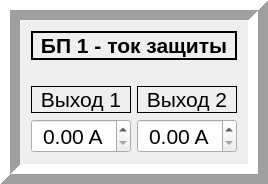
           <widget class="QFrame" name="frame">
            <property name="frameShape">
             <enum>QFrame::Box</enum>
            </property>
            <property name="frameShadow">
             <enum>QFrame::Raised</enum>
            </property>
            <property name="lineWidth">
             <number>10</number>
            </property>
            <layout class="QGridLayout" name="gridLayout_13">
             <item row="0" column="0">
              <layout class="QGridLayout" name="gridLayout_12">
               <item row="3" column="0">
                <widget class="QDoubleSpinBox" name="doubleSpinBox_power1_out1">
                 <property name="sizePolicy">
                  <sizepolicy hsizetype="Minimum" vsizetype="Preferred">
                   <horstretch>0</horstretch>
                   <verstretch>0</verstretch>
                  </sizepolicy>
                 </property>
                 <property name="font">
                  <font>
                   <pointsize>16</pointsize>
                  </font>
                 </property>
                 <property name="alignment">
                  <set>Qt::AlignCenter</set>
                 </property>
                 <property name="suffix">
                  <string> A</string>
                 </property>
                </widget>
               </item>
               <item row="2" column="0">
                <widget class="QLabel" name="label_6">
                 <property name="sizePolicy">
                  <sizepolicy hsizetype="Preferred" vsizetype="Fixed">
                   <horstretch>0</horstretch>
                   <verstretch>0</verstretch>
                  </sizepolicy>
                 </property>
                 <property name="font">
                  <font>
                   <pointsize>16</pointsize>
                  </font>
                 </property>
                 <property name="frameShape">
                  <enum>QFrame::Box</enum>
                 </property>
                 <property name="text">
                  <string>Выход 1</string>
                 </property>
                 <property name="alignment">
                  <set>Qt::AlignCenter</set>
                 </property>
                </widget>
               </item>
               <item row="0" column="0" colspan="2">
                <widget class="QLabel" name="label_11">
                 <property name="sizePolicy">
                  <sizepolicy hsizetype="Preferred" vsizetype="Fixed">
                   <horstretch>0</horstretch>
                   <verstretch>0</verstretch>
                  </sizepolicy>
                 </property>
                 <property name="font">
                  <font>
                   <pointsize>16</pointsize>
                   <weight>75</weight>
                   <bold>true</bold>
                  </font>
                 </property>
                 <property name="frameShape">
                  <enum>QFrame::Box</enum>
                 </property>
                 <property name="lineWidth">
                  <number>2</number>
                 </property>
                 <property name="text">
                  <string>БП 1 - ток защиты</string>
                 </property>
                 <property name="alignment">
                  <set>Qt::AlignCenter</set>
                 </property>
                </widget>
               </item>
               <item row="3" column="1">
                <widget class="QDoubleSpinBox" name="doubleSpinBox_power1_out2">
                 <property name="sizePolicy">
                  <sizepolicy hsizetype="Minimum" vsizetype="Preferred">
                   <horstretch>0</horstretch>
                   <verstretch>0</verstretch>
                  </sizepolicy>
                 </property>
                 <property name="font">
                  <font>
                   <pointsize>16</pointsize>
                  </font>
                 </property>
                 <property name="alignment">
                  <set>Qt::AlignCenter</set>
                 </property>
                 <property name="suffix">
                  <string> A</string>
                 </property>
                </widget>
               </item>
               <item row="2" column="1">
                <widget class="QLabel" name="label_10">
                 <property name="sizePolicy">
                  <sizepolicy hsizetype="Preferred" vsizetype="Fixed">
                   <horstretch>0</horstretch>
                   <verstretch>0</verstretch>
                  </sizepolicy>
                 </property>
                 <property name="font">
                  <font>
                   <pointsize>16</pointsize>
                  </font>
                 </property>
                 <property name="frameShape">
                  <enum>QFrame::Box</enum>
                 </property>
                 <property name="text">
                  <string>Выход 2</string>
                 </property>
                 <property name="alignment">
                  <set>Qt::AlignCenter</set>
                 </property>
                </widget>
               </item>
               <item row="1" column="0" colspan="2">
                <spacer name="verticalSpacer_5">
                 <property name="orientation">
                  <enum>Qt::Vertical</enum>
                 </property>
                 <property name="sizeType">
                  <enum>QSizePolicy::Fixed</enum>
                 </property>
                 <property name="sizeHint" stdset="0">
                  <size>
                   <width>20</width>
                   <height>20</height>
                  </size>
                 </property>
                </spacer>
               </item>
              </layout>
             </item>
            </layout>
           </widget>
